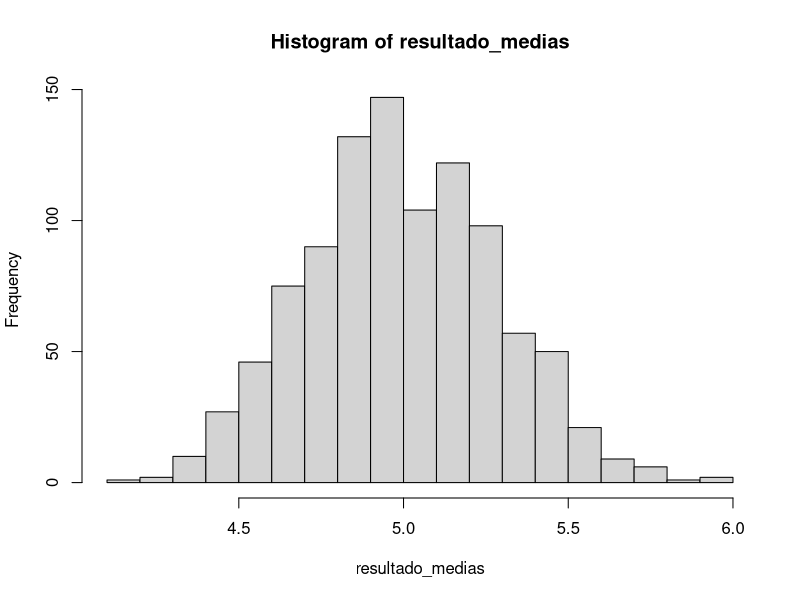
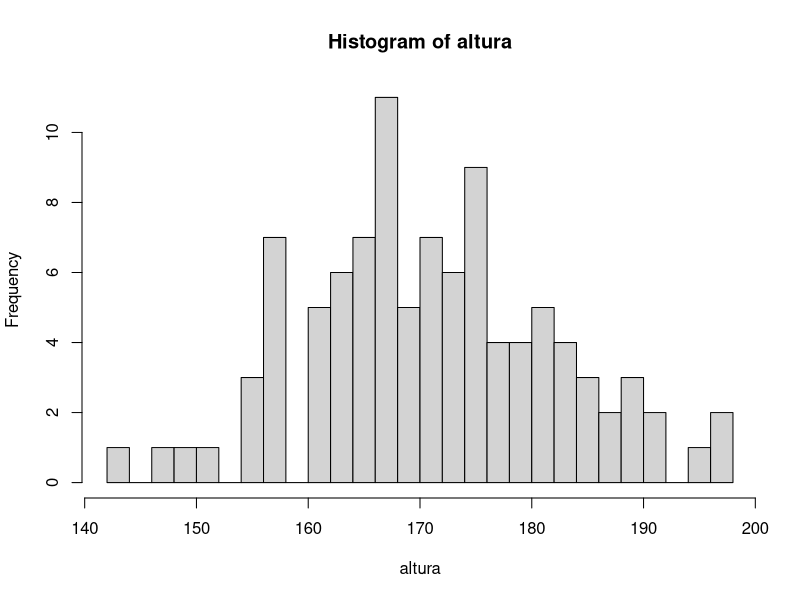
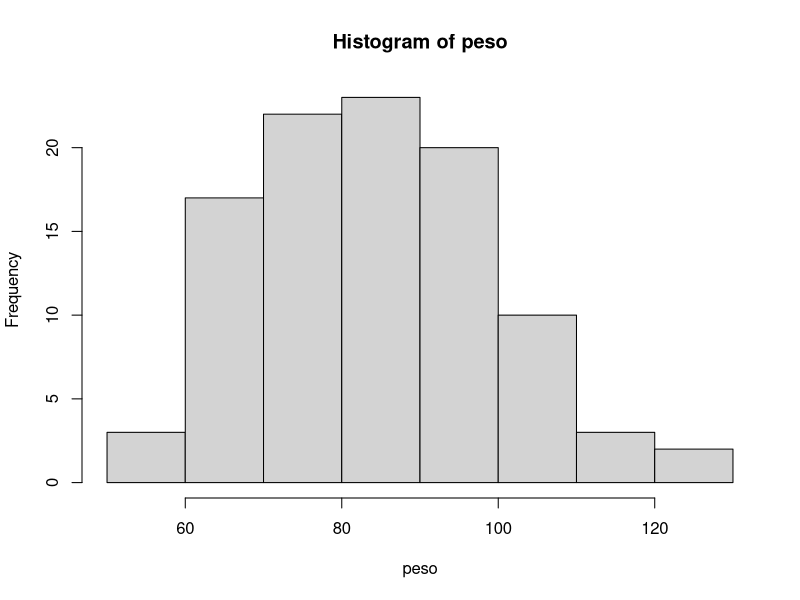
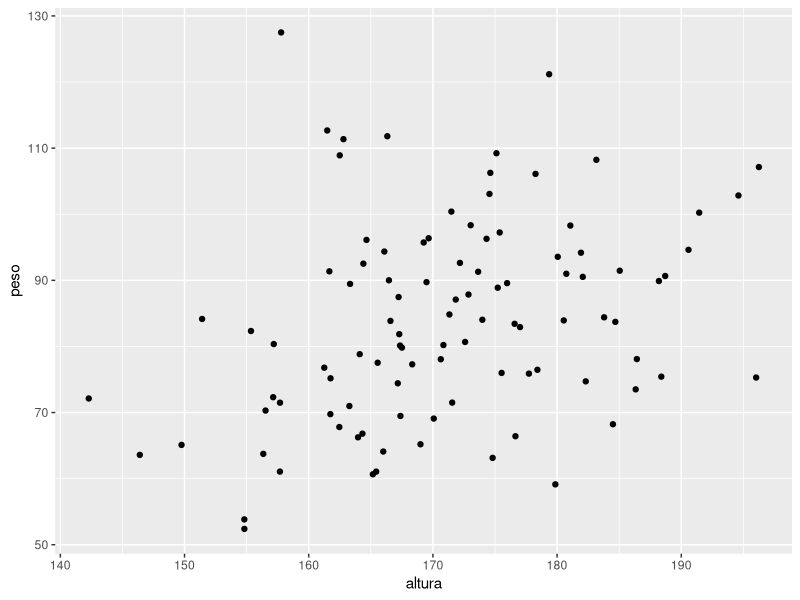
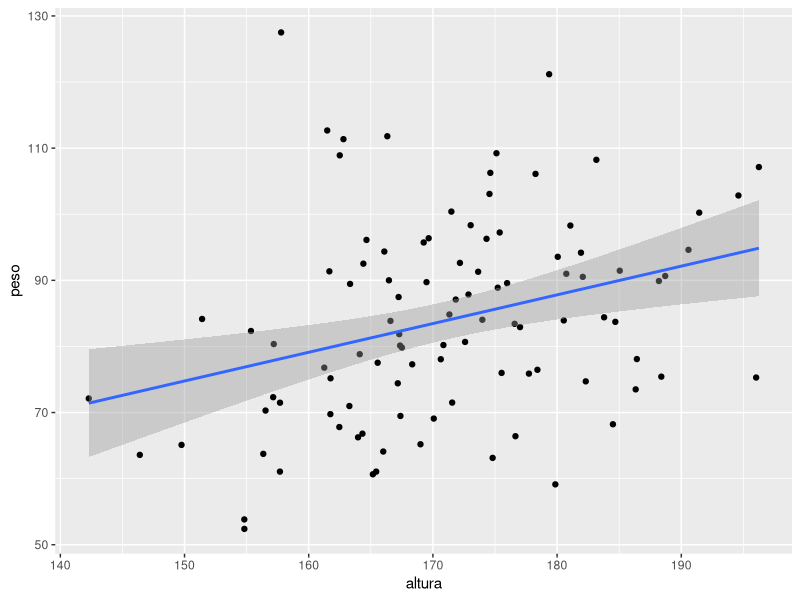
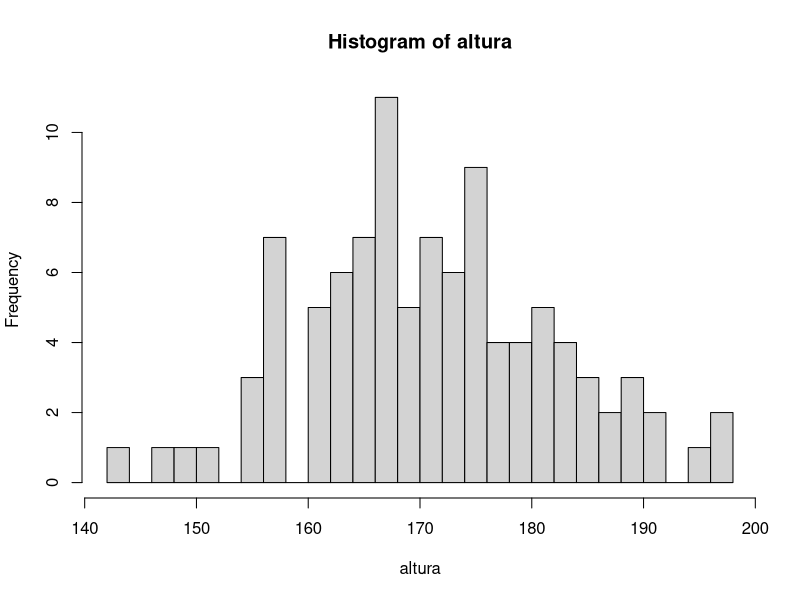
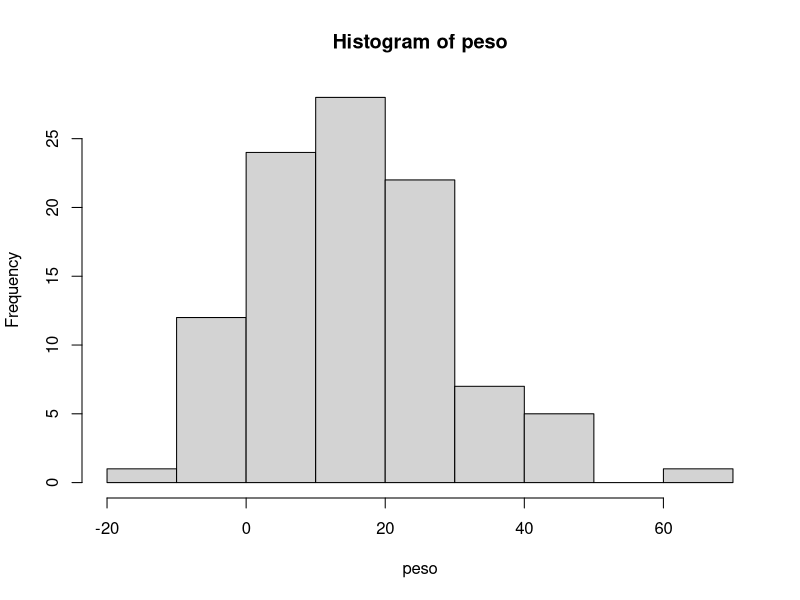
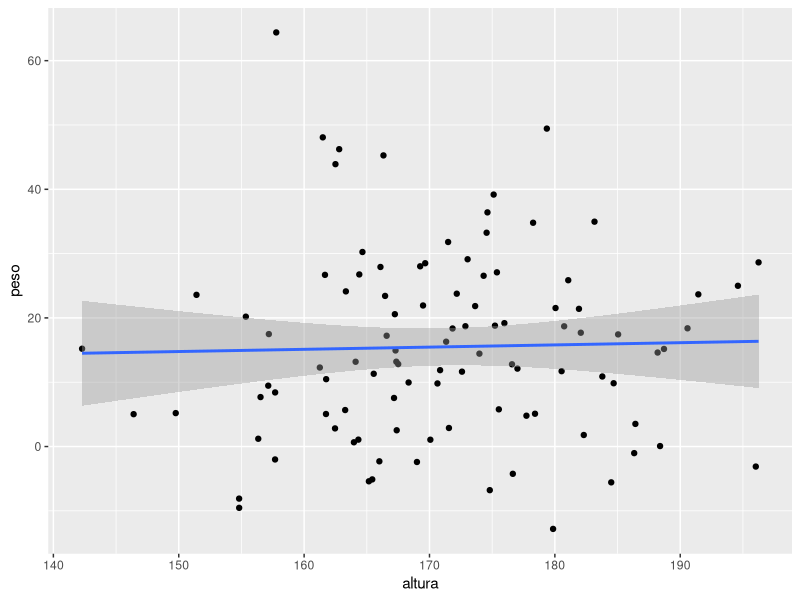

The R source for these figures, in order:
## Aula de simulação no R

# soma de 1 até 9999 (úmeros ímpares)
sum(seq(1, 9999, by=2))

# mudar notação científica
options(scipen=90)
sum(seq(1, 9999, by=2))

# Simulando uma variável normalmente distribuída
x <- rnorm(n=1000, 0, 1)

#média
mean(x)

## Características da Normal

#simetria em torno da média

# inspecionando os dados (6 primeiros elementos)
head(x)

# inspecionado checagem lógica de que x < média de x (6 primeiros resultados)
head(x < mean(x))

# checagem lógica de que x < média de x
# atribuindo para comparacao
comparacao <- x < mean(x)

# entendendo soma de vetor lógico (TRUE, FALSE)
sum(c(FALSE,TRUE,FALSE, TRUE))

# percentual de casos abaixo da média
sum(comparacao)/length(x)

# percentual de casos acima da média
1 - sum(comparacao)/length(x)

# qtos % dos casos entre -2dp e +2dp da média

# desvio padrão
dp_x <- sd(x)

mean(x) + 2*dp_x
mean(x) - 2*dp_x
comparacao1 <- x > -1.968299 & x < 2.020512

# % de casos entre -2dp e + 2dp da média
sum(comparacao1)/length(x)

# % de casos entre - 1dp e + 1dp da média

comparacao2 <- (x > mean(x) - dp_x & x < mean(x) + dp_x)
sum(comparacao2)/length(x)
# 0.661

#semente para garantir reproducibilidade
set.seed(123)

# refazendo código com a semente
x <- rnorm(1000, 0, 1)
dp_x <- sd(x)
comparacao2 <- (x > mean(x) - dp_x & x < mean(x) + dp_x)
perc_casos <- sum(comparacao2)/length(x)
print(perc_casos, digits = 10)


# Teorema do Limite Central
y <- runif(100, min=0, max=10)
media_y <- mean(y)
sd(y)
dp_populacional_unif <- sqrt((10-0)^2/12)

# 5000 obs
y <- runif(5000, min=0, max=10)
vetor_medias_y <- c(mean(y[1:100]), mean(y[101:200]))

## loop

# somar de 1 até 10

# modo 1 
sum(1:10)

# modo 2
1+2+3+4+5+6+7+8+9+10

# modo 3, usando loop

# cria um objeto que vai receber a soma
soma <- 0

# faz o loop
for(i in 1:10) {
  soma <- i + soma
}

# armazenar números em um vetor
# modo 1
vetor <- 1:10
vetor

# loop para armazenar números em um vetor

# cria um vetor vazio que recebe só números
vetor <- numeric()

# loop que coloca os números no vetor
for(i in 1:10){
  vetor[i] <- i
}

# imprimindo números de 1 a 5
for(i in 1:5) {
  print(i)
}

#exercício em sala de aula
# faça um loop para imprimir números ímpares de 1 até 9

for(i in seq(1, 9, by=2)){
  print(i)
}

# exercício em sala de aula
# faça um loop que compute a média de 1:10, 11:20, 21:30
vetor_ex <- 1:30

# entendendo a lógica para criar o loop
# print(vetor_ex[(1+10*(i-1)):(10*i)])
# print(vetor_ex[(1+10*(i-1)):(10*i)])
# print(vetor_ex[(1+10*(i-1)):(10*i)])

# loop que imprime os vetores
for (i in 1:3){
  print(vetor_ex[(1+10*(i-1)):(10*i)])
}

# agora, loop que armazena as médias dos vetores
resultado <- numeric()
for (i in 1:3){
  resultado[i] <- mean(vetor_ex[(1+10*(i-1)):(10*i)])
}

# imprime o resultado para ver que está certo
resultado

# guardando 1000 médias amostrais
y <- runif(100000, min=0, max=10)

# como quero 1000 médias amostrais, loop de 1 até 1000
# mas cada amostra é de tamanho 100
resultado_medias <- numeric()
for ( i in 1:1000) {
  resultado_medias[i] <- mean(y[(1+100*(i-1)):(100*i)])
}
resultado_medias

# histograma
hist(resultado_medias, breaks=15)

# média das médias
mean(resultado_medias)

# desvio-padrão das médias
sd(resultado_medias)

# % de casos acima e abaixo da média +- DP
dp_xbar <- sd(resultado_medias)
media_xbar <- mean(resultado_medias)
lim_inf <- media_xbar - 2*dp_xbar
lim_sup <- media_xbar + 2*dp_xbar
xbar <- resultado_medias
comparacao3 <- (xbar > lim_inf & xbar < lim_sup)
perc_casos <- sum(comparacao3)/length(xbar)
print(perc_casos, digits = 10)

# simulação peso e altura
set.seed(123)
altura <- rnorm(100, 170, sd=12 )
hist(altura, breaks=30)
peso <- 0.5*altura + rnorm(100, 0, 15)
hist(peso)

#cria um banco de dados de peso e altura
dados_peso_alt <- data.frame(peso=peso, altura=altura)

library(ggplot2) # ggplot2 para gráficos
library(tidyverse) # tidyverse para o pipe, %>%

# scatterplot
dados_peso_alt %>%
  ggplot(aes(x=altura, y=peso)) + geom_point()

# scatterplot com reta de regressão ajustada
dados_peso_alt %>%
  ggplot(aes(x=altura, y=peso)) + geom_point() +
  geom_smooth(method="lm")

#correlação
cor(altura, peso)

# correlação de 10% em vez de 50%
set.seed(123)
altura <- rnorm(100, 170, sd=12 )
hist(altura, breaks=30)
peso <- 0.1*altura + rnorm(100, 0, 15)
hist(peso)

dados_peso_alt <- data.frame(peso=peso, altura=altura)

dados_peso_alt %>%
  ggplot(aes(x=altura, y=peso)) + geom_point() +
  geom_smooth(method="lm")

# prompt no chatgpt que deu resposta errada
# 
# No R, gerei uma distribuição de 100k observações de uma uniforme entre 0 e 10 (y <- runif(100000, min=0, max=10). Quero armazenar em um vetor, cujo nome será resultado_medias, 1000 médias de amostras de y, ou seja, cada amostra deve ter 100 elementos e eles não devem se repetir de amostra para amostra. Como você implementaria um código em R para fazer essa tarefa.